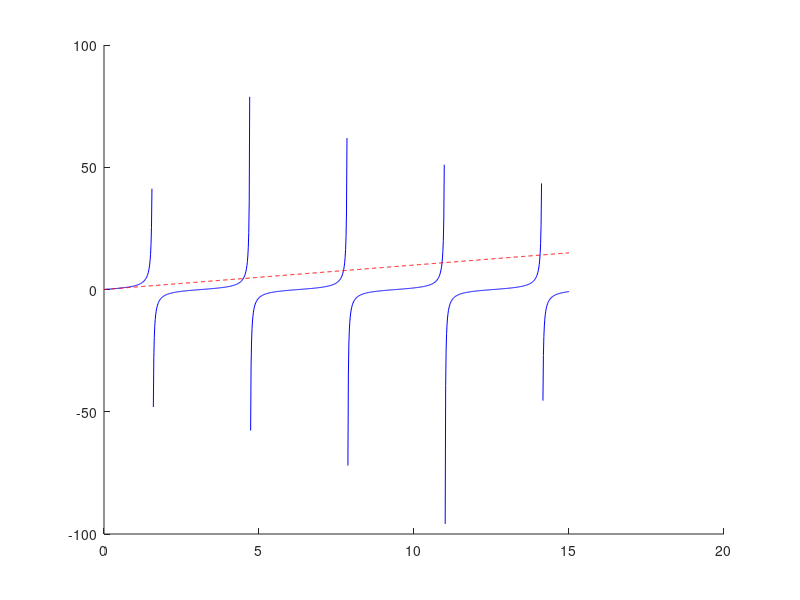

Write the MATLAB code that produced this figure. (Note: this script raises an error after producing the figure.)
%% Se grafican las funciones f(x)=tan(x) y g(x)=x.
% En la intersección de estas funciones se encuentran las raíces de la 
% ecuación tan(x) = x

% Graficar f(x) = tan(x) evitando discontinuidades
x = linspace(0, 15, 1000);
f = tan(x);
f(abs(f) >  100) = NaN; % Evitar valores muy grandes o pequeños
g = x;

figure
hold on;
plot(x, f, 'b-',  'DisplayName', 'f(x) = tan(x)');
plot(x, g, 'r--', 'DisplayName', 'g(x) = x');

% Calcular y dibujar las primeras 5 asíntotas de tan(x): x = (2n-1)*pi/2
n = 1:5;
asintotas = (2*n - 1)*pi/2;

% Solo a la primera asíntota se le coloca un "legend"
xline(asintotas(1),   'g:', 'DisplayName', 'Asíntotas de f(x) = tan(x)');
xline(asintotas(2:5), 'g:', 'HandleVisibility', 'off');

xlabel('x');
ylabel('f(x) = tan(x) y g(x) = x');
grid on;
legend('Location', 'northwest');
axis([0, 15, 0, 15]);
axis square;

%% Búsqueda de las primeras 4 raíces con intervalos conocidos
fprintf('\nBúsqueda específica de las primeras 4 raíces:\n');
fprintf('======================================================\n');
% Intervalos conocidos aproximados para las primeras 4 raíces
intervalos = [
     4.2,  4.6;      % Primera raíz
     7.6,  7.8;      % Segunda raíz
    10.8, 10.95;     % Tercera raíz
    14.0, 14.1       % Cuarta  raíz
];
n_raices = size(intervalos, 1);

raices = zeros(n_raices, 1);
for i = 1:n_raices
    x_min = intervalos(i, 1);
    x_max = intervalos(i, 2);
    
    fprintf('Intervalo %d: [%10.5f, %10.5f] -> ', i, x_min, x_max);    
    try
        raices(i) = fzero(@(x) tan(x) - x, [x_min, x_max]);
    catch
        error('Refine el intervalo %d', i);
    end
    fprintf('%10.5f\n', raices(i));
end

%% Verifica que las raíces calculadas sean correctas
fprintf('\nVerificación de las raíces:\n');
fprintf('======================================================\n');
fprintf('Raíz | tan(x)        | x             | |tan(x) - x|   \n');
fprintf('------------------------------------------------------\n');

for i = 1:n_raices
    x       = raices(i);
    tan_x   = tan(x);
    err_abs = abs(tan_x - x);
    fprintf('%4d | %13.10f | %13.10f | %13.7e\n', i, tan_x, x, err_abs);
end